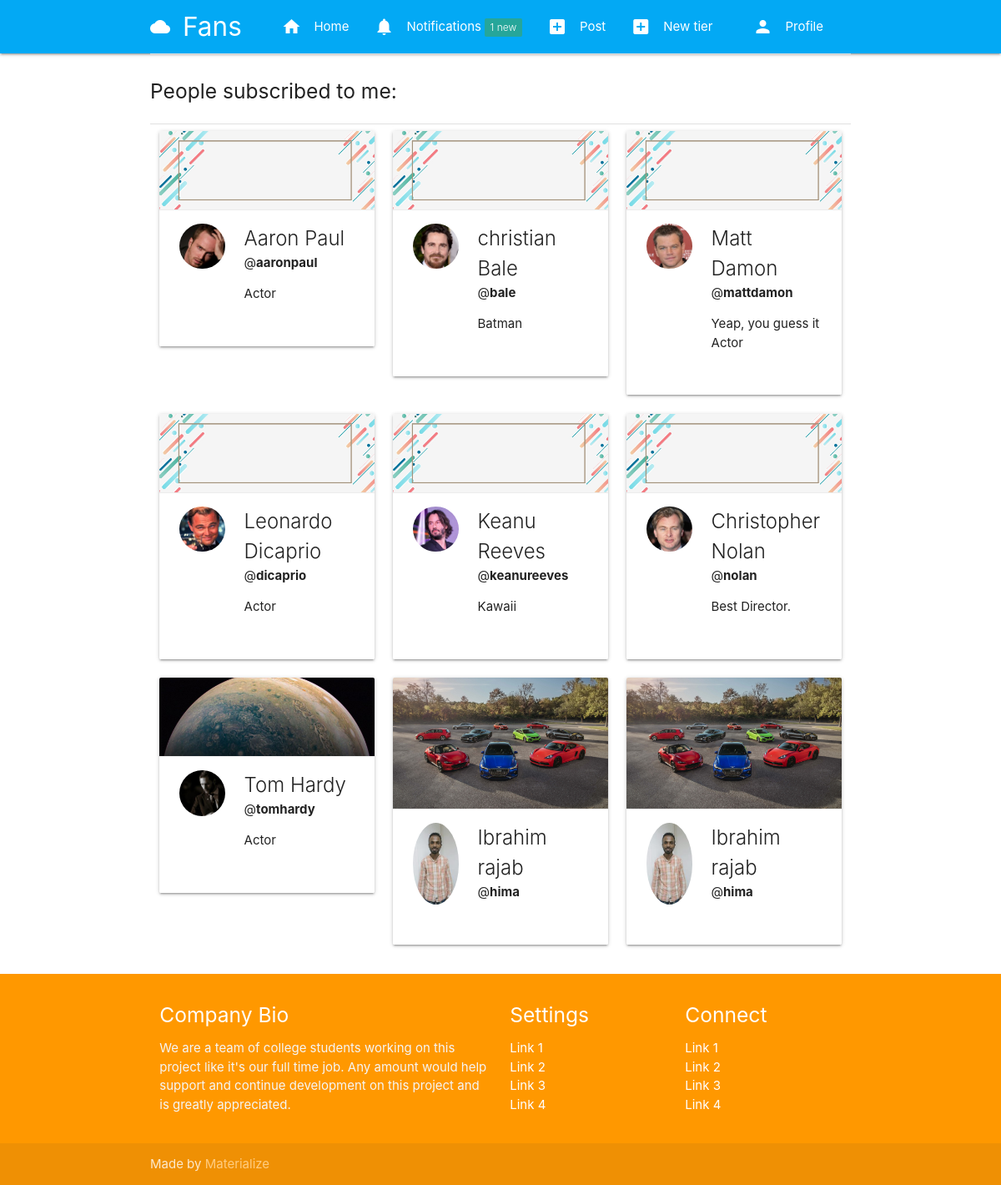
/sub/myfans (signed in), run on an earlier commit of the app's database.
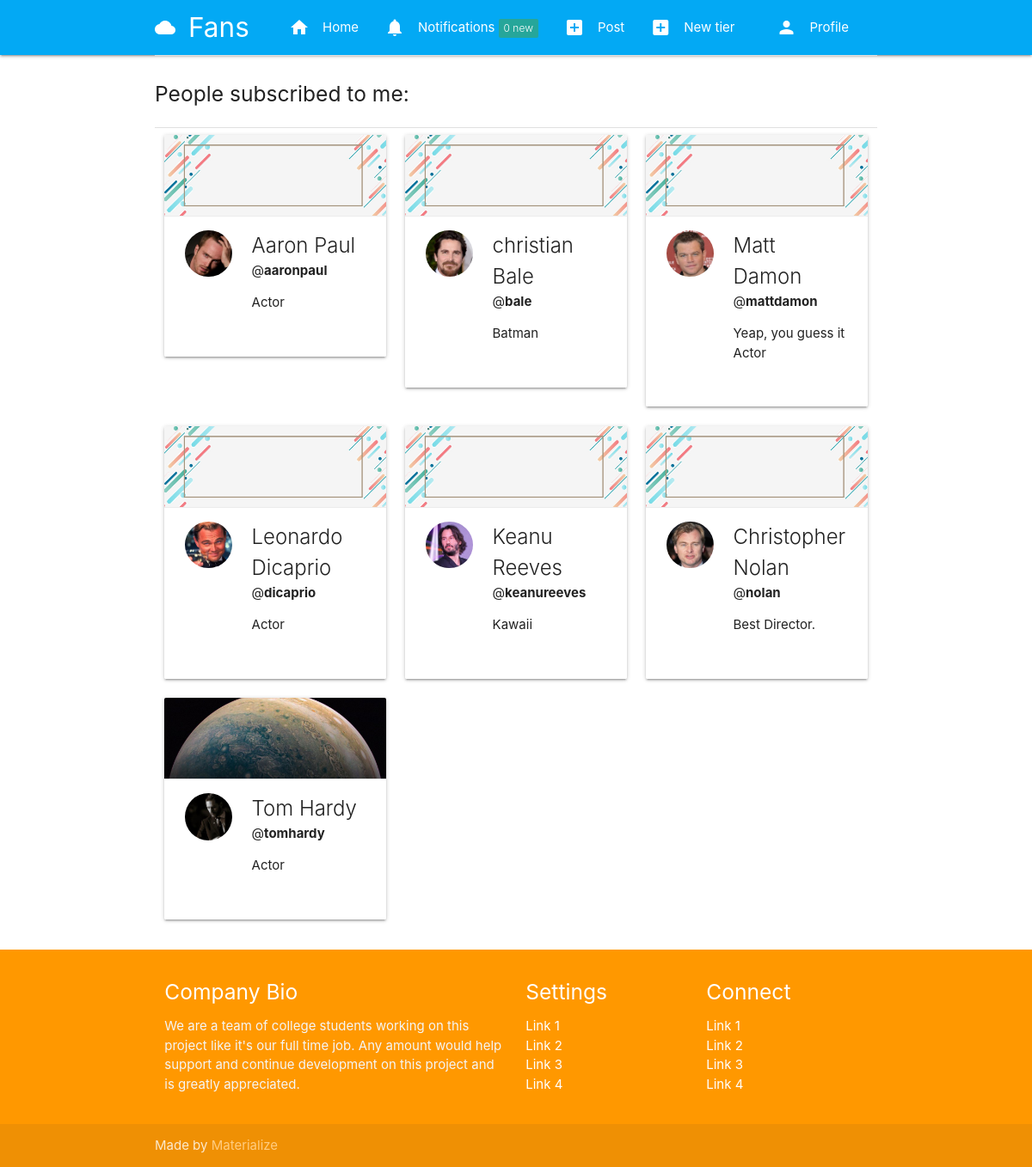
And on a later commit of the database.
### tier/models.py (models this page shows, shortened)
class Subscription(models.Model):
    subscriber = models.ForeignKey(User, related_name=("subscriber"), on_delete=models.CASCADE)
    subscribed = models.ForeignKey(User, related_name=("subscribed"), on_delete=models.CASCADE)
    tier = models.ForeignKey(Tier, related_name=("tier"), on_delete=models.CASCADE)
    date = models.DateTimeField(auto_now_add=True)
    expired = models.BooleanField(default=False)

### authy/models.py (models this page shows, shortened)
class Profile(models.Model):
	user = models.OneToOneField(User, on_delete=models.CASCADE, related_name='profile')
	location = models.CharField(max_length=50, null=True, blank=True)
	url = models.CharField(max_length=80, null=True, blank=True)
	profile_info = models.TextField(max_length=150, null=True, blank=True)
	created = models.DateField(auto_now_add=True)
	picture = models.ImageField(upload_to=user_directory_path_profile, blank=True, null=True, verbose_name='Picture')
	banner = models.ImageField(upload_to=user_directory_path_banner, blank=True, null=True, verbose_name='Banner')

### tier/views.py (the view)
# urls.py: path('myfans',fans_list,name='myfans'),
def fans_list(request):
  my_fans = Subscription.objects.filter(subscribed=request.user)
  context = {
    'my_fans':my_fans,
    }
  return render(request,'fans_list.html',context)

### authy/views.py (called while the page is built)
def side_nav_info(request):
	user = request.user
	nav_profile = None
	fans = None
	follows = None
	if user.is_authenticated:
		nav_profile = Profile.objects.get(user=user)
		fans = Subscription.objects.filter(subscribed=user).count()
		follows = Subscription.objects.filter(subscriber=user).count()
	return {'nav_profile': nav_profile, 'fans': fans, 'follows': follows}

### notifications/views.py (called while the page is built)
def count_notifications(request):
  count_notifications = None
  if request.user.is_authenticated:
    count_notifications = Notification.objects.filter(user=request.user,is_seen=False).count()
  return {'count_notifications':count_notifications}

### fans_clone/templates/fans_list.html
{% extends 'base.html' %}
{% load static %}
{% block content %}
<div class="divider"></div>
<div class="section">
  <h5>People subscribed to me:</h5>
</div>
<div class="divider"></div>
{% for person in my_fans %}
    <div class="col s12 m4">
              <div class="card">
                <div class="card-image">
                {% if person.subscriber.profile.banner %}
                    <img src="{{ person.subscriber.profile.banner.url }}">
                  {% else %}
                    <img src="{% static 'img/nobanner.jpg' %}">
                  {% endif %}
                </div>
                <div class="card-action">
                    <div class="row">
                        <div class="col s4">
                        {% if person.subscriber.profile.picture %}
                            <img src="{{ person.subscriber.profile.picture.url }}" class="circle responsive-img">
                          {% else %}
                            <img src="{% static 'img/no_avatar.jpg' %}" class="circle responsive-img">
                          {% endif %}
                        </div>
                        <div class="col s8">
                            <span class="card-title">
                                {{ person.subscriber.first_name }} {{ person.subscriber.last_name }}
                            </span>
                            <br>
                            <span>@<b>{{ person.subscriber.username }}</b></span>
                            <p>{{ person.subscriber.profile.profile_info }}</p>
                        </div>
                    </div>
                </div>
              </div>
    </div>
{% endfor %}
{% endblock %}

What changed in the data, as far as the page shows it:
removed Subscription: subscriber.profile.banner (picture), subscriber.profile.picture (placeholder picture), subscriber.first_name "Ibrahim", subscriber.last_name "rajab", subscriber.username "hima"
removed Subscription: subscriber.profile.banner (picture), subscriber.profile.picture (placeholder picture), subscriber.first_name "Ibrahim", subscriber.last_name "rajab", subscriber.username "hima"
Also different on the page:
{{ count_notifications }}: "1" → "0"
